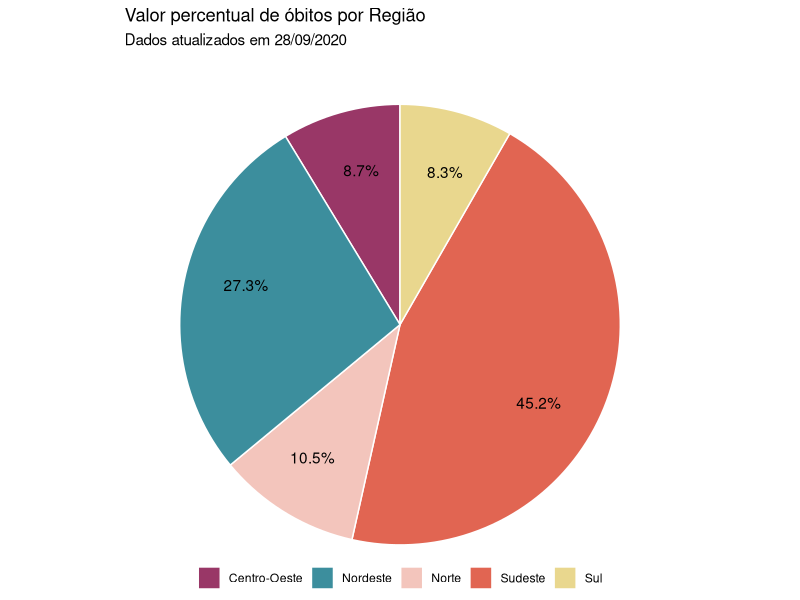

The R source for this figure:
##################################################################
### Script para plotar um gráfico de pizza usando o pacote     ###
### ggplot2                                                    ###
###                                                            ###
## desenvolvido por: Mercel Santos                             ###
## contato: contato@mercelsantos.com                           ###
## instagram: @mercelsantos                                    ###
##################################################################

library(ggplot2)   #[3.3.2] Para plotar os dados
library(dplyr)  #[0.8.5] Para manipulação de dados

setwd('/home/mercel/mega/work/banners/graf_pizza')

dados <- read.csv('dados/dados_covid.csv', #Leitura do arquivo .csv
                  skip = 2) %>% #Pulando linha durante a leitura
         mutate(n.obitos.poc=round((n.obitos/sum(n.obitos)*100),1)) #Calculando a porcentagem do número de óbitos


#########################################
#####     Plotando os dados   ###########
#########################################
meu.graf <- ggplot(dados,aes(x="",y=n.obitos.poc,fill=Regiao))+#Definindo e mapeando os dados no gráfico
              geom_col(col="white")+ #Criando o gráfico de barras
              geom_text(aes(y=n.obitos.poc,x=1.2, #geom_text adiciona os valores percentuais no gráfico
                        label=paste0(n.obitos.poc,"%")), #Definindo os textos que serão inseridos
                         position = position_stack(vjust = 0.55),#Definindo a posição 
                         color = "black")+ #Definindo a cor do texto inserido
              coord_polar(theta = "y", start=0)+ #Convertendo coordenadas cartesianas em polares [trasforma gráfico de barras em pizzas]
              scale_fill_manual(values=c('#993767','#3C8E9D','#F3C5BC','#E16552','#E9D78E'))+ #Definindo as cores do interior das barras
              theme_void()+ #Modificando o tema
              labs(title = "Valor percentual de óbitos por Região", #Definindo títulos e subtítulos
                 subtitle = "Dados atualizados em 28/09/2020",
                 fill=NULL)+
              theme(legend.position = c(.5,.04), #Definindo a posição da legenda
                  legend.direction ="horizontal") #Definindo a orientação da legenda

########################
## Salvando os dados ###
########################
ggsave(plot = meu.graf,filename = 'figs/graf_pizza.png',scale = .9)


